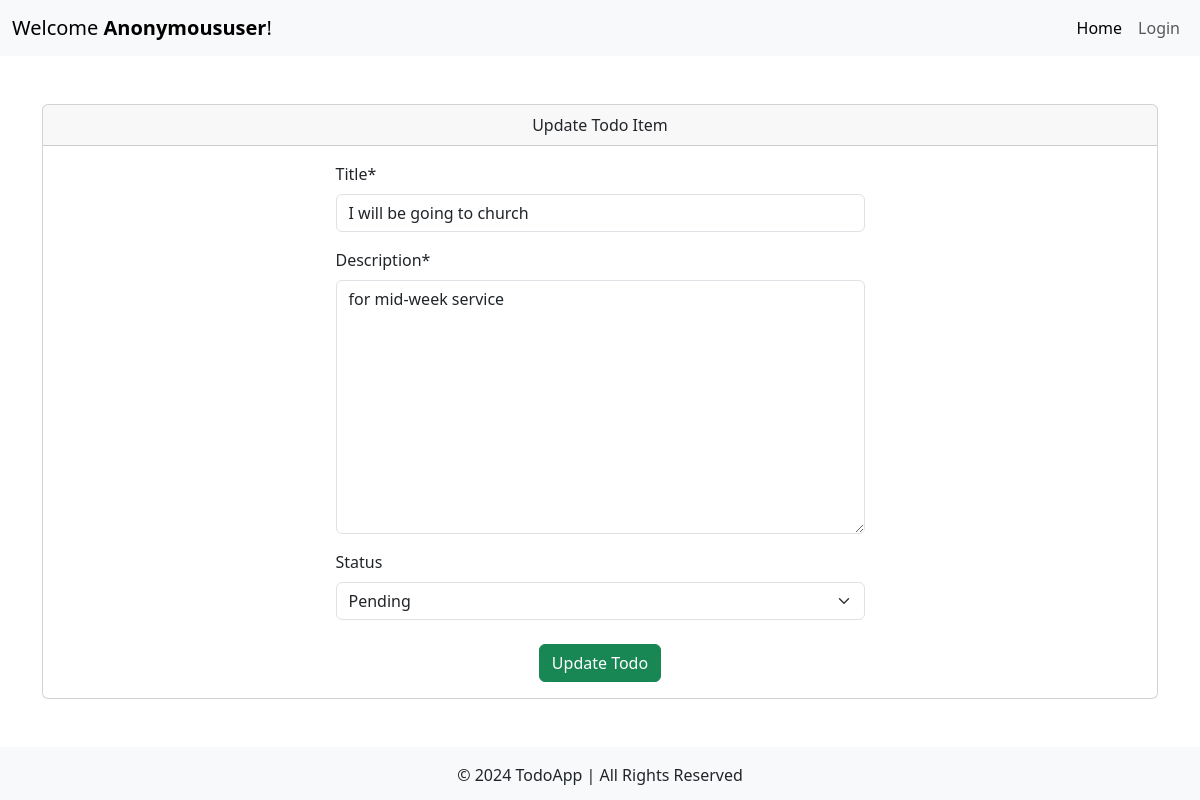
/todo/3/update/, run on the app's committed database.
### todo/models.py (models this page shows, shortened)
class Todo(models.Model):
    STATUS_CHOICES = (
        ('Pending', 'Pending'),
        ('In Progress', 'In Progress'),
        ('Completed', 'Completed')
    )
    user = models.ForeignKey(Profile, related_name='todos', on_delete=models.CASCADE)
    title = models.CharField(max_length=150)
    description = models.TextField()
    is_completed = models.BooleanField(default=False)
    status = models.CharField(max_length=150, choices=STATUS_CHOICES, default='Pending', blank=True, null=True)
    created_at = models.DateTimeField(auto_now_add=True, blank=True, null=True)
    updated_at = models.DateTimeField(auto_now=True, blank=True, null=True)

### todo/views.py (the view, shortened to what this page needs)
# urls.py: path('todo/<str:pk>/update/', views.UpdateTodoView, name='update_todo'),
def UpdateTodoView(request, pk):
    queryset = Todo.objects.get(id=pk)
    form = TodoFormUpdateClass(instance=queryset)
    context = {'queryset':queryset, 'form':form}
    return render(request, 'todo/update_todo.html', context)

### todo/forms.py
class TodoFormUpdateClass(forms.ModelForm):
    class Meta:
        model = Todo
        fields = ('title', 'description', 'status')

### todo/templates/todo/update_todo.html (shortened to what this page needs)
{% extends 'todo/base.html' %}
{% load crispy_forms_tags %}
{% block content %}
<div class="card">
    <div class="card-header text-center">
        Update Todo Item
    </div>
    <div class="card-body">
        <div class="row justify-content-center">
            <div class="col-md-6">
                <form method="post">
                    {{ form|crispy }}
                    <div class="mt-4 text-center">
                        <button type="submit" class="btn btn-success">Update Todo</button>
                    </div>
                </form>
            </div>
        </div>
    </div>
</div>
{% endblock %}

### data on the page
Todo: title "I will be going to church", description "for mid-week service", status "Pending"

### other printed values
{{ request.user|title }} "Anonymoususer"
